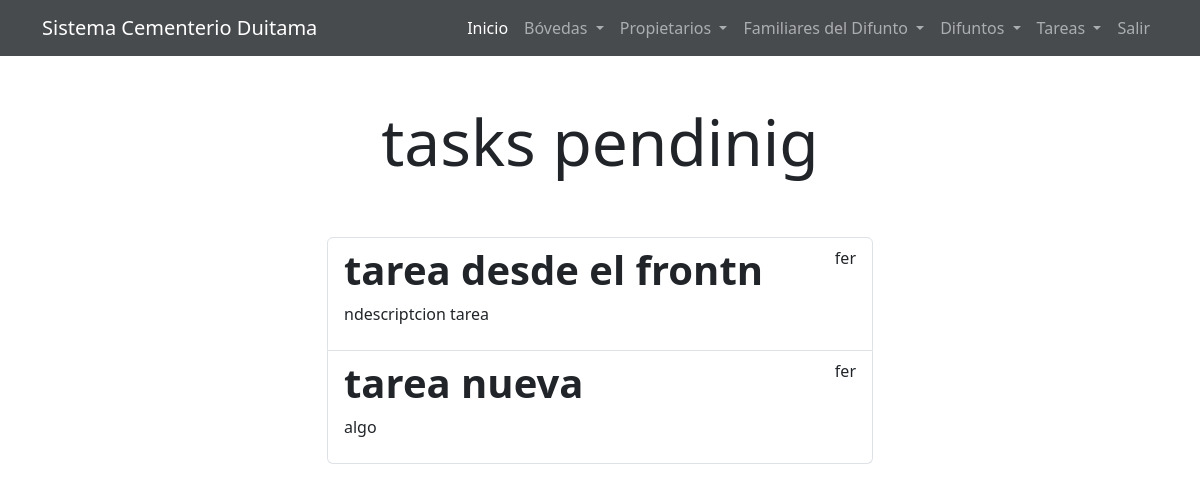
Page /tasks/ (signed in) on the earlier database version.
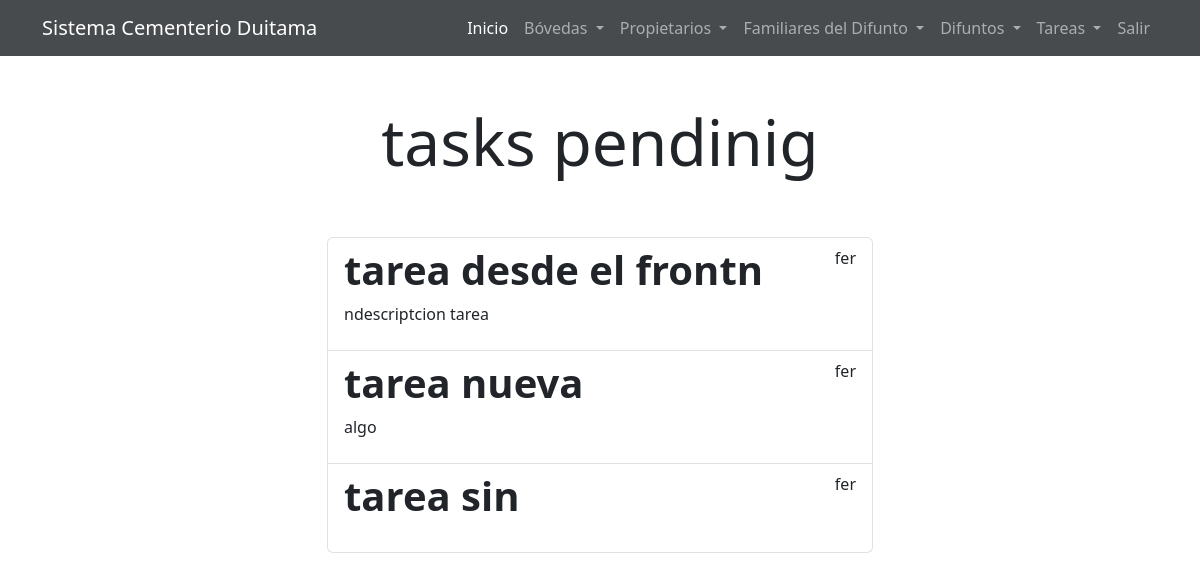
Same page on the later database version.
### tasks/models.py (models this page shows, shortened)
class Task(models.Model):
    title = models.CharField(max_length=100)
    description = models.TextField(blank=True)
    created = models.DateTimeField(auto_now_add=True)
    datecompleted = models.DateTimeField(null=True, blank=True)
    important = models.BooleanField(default=False)
    user = models.ForeignKey(User, on_delete=models.CASCADE)

### tasks/views.py (the view)
# urls.py: path('tasks/', views.tasks, name='tasks'),
@login_required
def tasks(request):
    tasks = Task.objects.filter(user=request.user, datecompleted__isnull=True)
    return render(request, 'tasks.html', {'tasks': tasks})

### tasks/templates/tasks.html (shortened to what this page needs)
{% extends 'base.html' %}
{% block content %}
<main class="container">
    <div class="row">
        <div class="col-md-6 offset-md-3">
            <h1 class="text-center display-3 py-5">tasks pendinig</h1>
            <ul class="list-group">
                {% for task in tasks %}
                <a href="{% url 'task_detail' task.id %}" class="list-group-item">
                    <header class="d-flex justify-content-between">
                        {% if task.important %}
                        <h1 class="fw-bold text-succes">{{task.title}}</h1>
                        {% else %}
                        <h1 class="fw-bold">{{task.title}}</h1>
                        {% endif %}
                        <p>{{task.user.username}}</p>
                    </header>
                    <p>{{task.description}}</p>
                </a>
                {% endfor %}
            </ul>
        </div>
    </div>
</main>
{% endblock %}

Differences in the rows shown:
added Task: title "tarea sin", user.username "fer"
